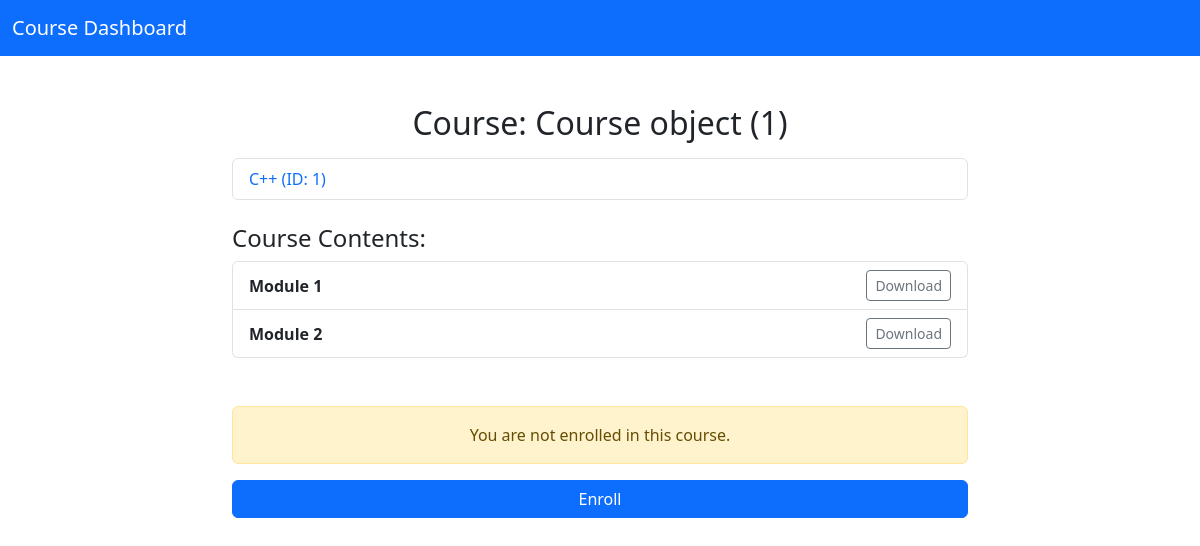
Screenshot of /view/1 (signed in) with the database file from the repository.
### main/models.py (models this page shows)
class Course(models.Model):
    category = models.CharField(max_length=50)
    teacher = models.CharField(max_length=50)
    title = models.CharField(max_length=150)
    description = models.TextField()

class CourseContent(models.Model):
    course = models.ForeignKey(Course, on_delete=models.CASCADE, related_name="contents")
    file = models.FileField(upload_to=settings.MEDIA_ROOT/"course_contents")
    title = models.CharField(max_length=255)
    visibleToAll=models.BooleanField(default=False)
    number = models.IntegerField()
    class Meta:
        ordering = ['number']  # Order contents by number

### main/views.py (the view)
# urls.py: path('view/<course_id>', cv.view, name='courses_view'),
    def view(self, request, course_id):
        course = Course.objects.get(id=course_id)
        course_contents=CourseContent.objects.filter(course=course)
        try:
            enrollment = Enrollment.objects.get(student=request.user, course=course)
        except Enrollment.DoesNotExist:
            enrollment=None
        if enrollment:
            is_enrolled=True
        else:
            is_enrolled=False
        print(course_contents)
        return render(request, 'main/view.html', {'course': course,"contents":course_contents,"is_enrolled":is_enrolled})

### main/templates/main/view.html (shortened to what this page needs)
<!DOCTYPE html>
<html lang="en">
<head>
    <link href="https://cdn.jsdelivr.net/npm/bootstrap@5.3.2/dist/css/bootstrap.min.css" rel="stylesheet">
</head>
<body>
    <nav class="navbar navbar-expand-lg navbar-dark bg-primary">
        <div class="container-fluid">
            <a class="navbar-brand" href="#">Course Dashboard</a>
        </div>
    </nav>
    <div class="container py-5">
        <div class="row mb-4">
            <div class="col-md-8 mx-auto">
                <h2 class="text-center mb-3">Course: {{ course }}</h2>
                <ul class="list-group">
                    <li class="list-group-item">
                        <a href="/view/{{ course.id }}" class="text-decoration-none text-primary">
                            {{ course.title }} (ID: {{ course.id }})
                        </a>
                    </li>
                </ul>
            </div>
        </div>
        <div class="row">
            <div class="col-md-8 mx-auto">
                <h4>Course Contents:</h4>
                <ul class="list-group">
                    {% for content in contents %}
                    <li class="list-group-item d-flex justify-content-between align-items-center">
                        <span><strong>{{ content.title }}</strong></span>
                        <a href="{{ content.file.url }}" target="_blank" class="btn btn-sm btn-outline-secondary">Download</a>
                    </li>
                    {% endfor %}
                </ul>
            </div>
        </div>
        <div class="row mt-5">
            <div class="col-md-8 mx-auto">
                {% with cid=course.id %}
                {% if is_enrolled %}
                <div class="alert alert-success text-center" role="alert">
                    You are enrolled in this course. Progress: <strong>{{ progress }}%</strong>
                </div>
                <form method="post" action="{% url 'unenroll' cid %}">
                    {% csrf_token %}
                    <button type="submit" class="btn btn-danger w-100">Unenroll</button>
                </form>
                {% else %}
                <div class="alert alert-warning text-center" role="alert">
                    You are not enrolled in this course.
                </div>
                <form method="post" action="{% url 'enroll' cid %}">
                    <button type="submit" class="btn btn-primary w-100">Enroll</button>
                </form>
                {% endif %}
                {% endwith %}
            </div>
        </div>
    </div>
</body>
</html>

### rows the page displays
Course: id "Course object (1)", title "C++", id "1"
CourseContent: title "Module 1"
CourseContent: title "Module 2"
